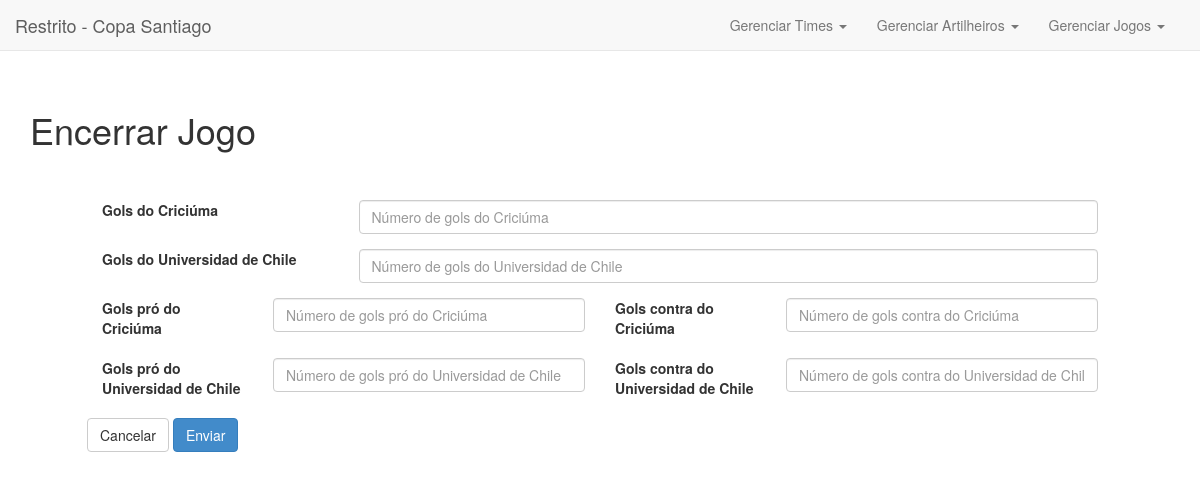
/restrito/jogoencerra.php?id=93, run on the app's committed database.
### tables this page shows
CREATE TABLE IF NOT EXISTS `times` (
  `id` int(11) NOT NULL AUTO_INCREMENT,
  `time` text NOT NULL,
  `logo` text NOT NULL,
  `slug` text NOT NULL,
  `grupo` text NOT NULL,
  `abr` text NOT NULL,
  PRIMARY KEY (`id`)
);

### config.php (called while the page is built, shortened)
<?php
$siteurl = 'http://exemplo.com/copa';
?>

### restrito/jogoencerra.php (the view, shortened to what this page needs)
<?php
$id = $_GET['id'];
include 'header.php';
$sql = "SELECT * FROM `jogos` WHERE `id` =".$id." LIMIT 0 , 1";
$query = mysql_query($sql);
$sqldata = mysql_fetch_array($query);
$time1 = $sqldata["time1"];
$time2 = $sqldata["time2"];
$sqltime1data = "SELECT * FROM `times` WHERE `id` =".$time1." LIMIT 0 , 1";
$querytime1data = mysql_query($sqltime1data);
$sqltime1datainfo = mysql_fetch_array($querytime1data);
$nometime1 = $sqltime1datainfo["time"];
$sqltime2data = "SELECT * FROM `times` WHERE `id` =".$time2." LIMIT 0 , 1";
$querytime2data = mysql_query($sqltime2data);
$sqltime2datainfo = mysql_fetch_array($querytime2data);
$nometime2 = $sqltime2datainfo["time"];
	echo '
	<h1>Encerrar Jogo</h1>
	<form id="add-time" action="'.$siteurl.'/restrito/jogoencerrasubmit.php">
	<div class="form-group clearfix">
		<label for="gol1" class="col-lg-3 control-label">Gols do '.$nometime1.'</label>
		<div class="col-lg-9">
			<input placeholder="Número de gols do '.$nometime1.'" name="gol1" id="gol1" class="form-control" type="text" required>
		</div>
	</div>
	<div class="form-group clearfix">
		<label for="gol2" class="col-lg-3 control-label">Gols do '.$nometime2.'</label>
		<div class="col-lg-9">
			<input placeholder="Número de gols do '.$nometime2.'" name="gol2" id="gol2" class="form-control" type="text" required>
		</div>
	</div>
	<div class="form-group clearfix">
		<label for="pro1" class="col-lg-2 control-label">Gols pró do '.$nometime1.'</label>
		<div class="col-lg-4">
			<input placeholder="Número de gols pró do '.$nometime1.'" name="pro1" id="pro1" class="form-control" type="text" required>
		</div>
		<label for="contra1" class="col-lg-2 control-label">Gols contra do '.$nometime1.'</label>
		<div class="col-lg-4">
			<input placeholder="Número de gols contra do '.$nometime1.'" name="contra1" id="contra1" class="form-control" type="text" required>
		</div>
	</div>
	<div class="form-group clearfix">
		<label for="pro2" class="col-lg-2 control-label">Gols pró do '.$nometime2.'</label>
		<div class="col-lg-4">
			<input placeholder="Número de gols pró do '.$nometime2.'" name="pro2" id="pro2" class="form-control" type="text" required>
		</div>
		<label for="contra2" class="col-lg-2 control-label">Gols contra do '.$nometime2.'</label>
		<div class="col-lg-4">
			<input placeholder="Número de gols contra do '.$nometime2.'" name="contra2" id="contra2" class="form-control" type="text" required>
		</div>
	</div>
	<input type="hidden" value="'.$id.'" name="id">
	<a class="btn btn-default" data-dismiss="modal" href="'.$siteurl.'/restrito">Cancelar</a>
	<button type="submit" class="btn btn-primary">Enviar</button>
	</form>
	';
include 'footer.php';
?>

### restrito/header.php (style rules this page uses)
body { margin-top:60px !important;padding:30px; }
form#add-time { width:90% !important;margin:0 auto;margin-top:50px }

### data on the page
times: time "Criciúma", gol1 "Número de gols do Criciúma", pro1 "Número de gols pró do Criciúma", contra1 "Número de gols contra do Criciúma"
times: time "Universidad de Chile", gol2 "Número de gols do Universidad de Chile", pro2 "Número de gols pró do Universidad de Chile", contra2 "Número de gols contra do Universidad de Chile"

### other printed values
$sitetitle "Copa Santiago"
